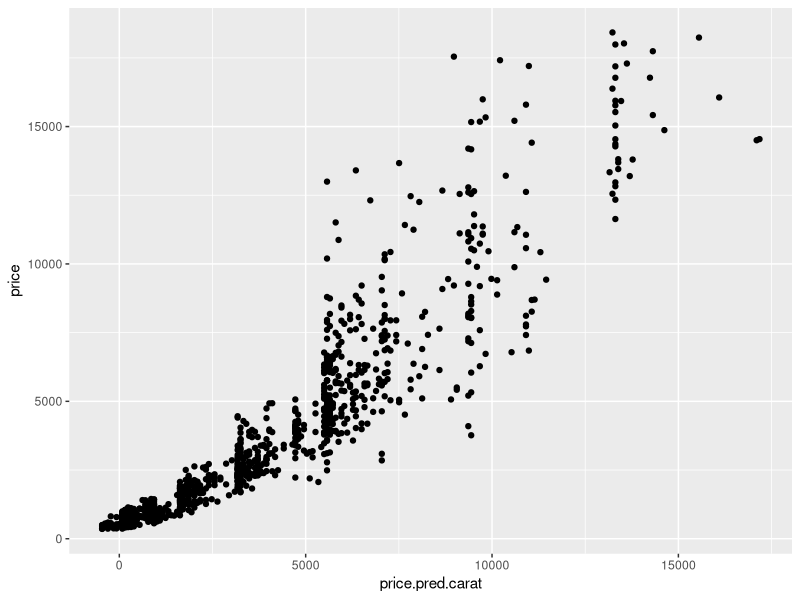
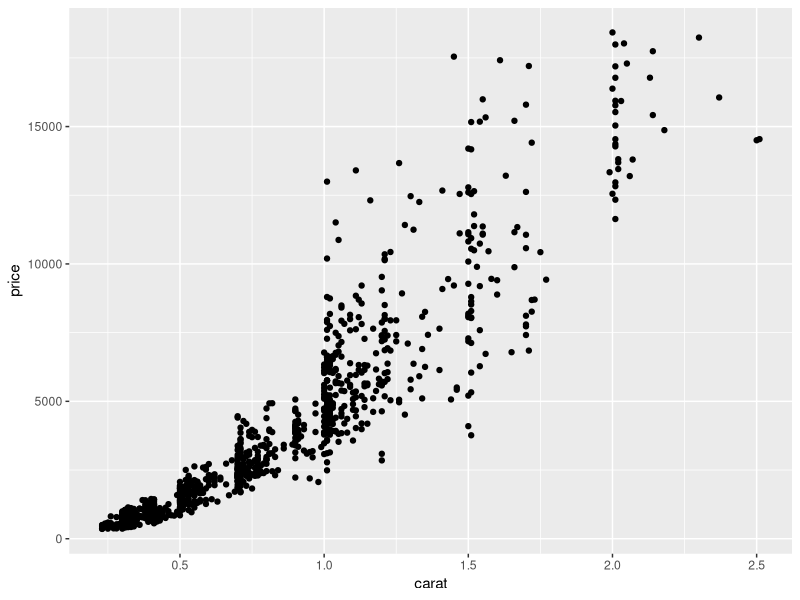
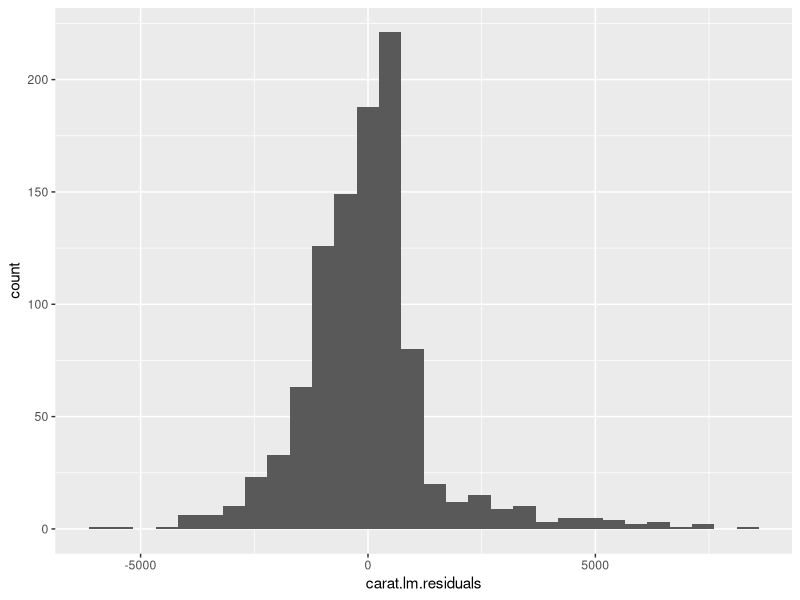
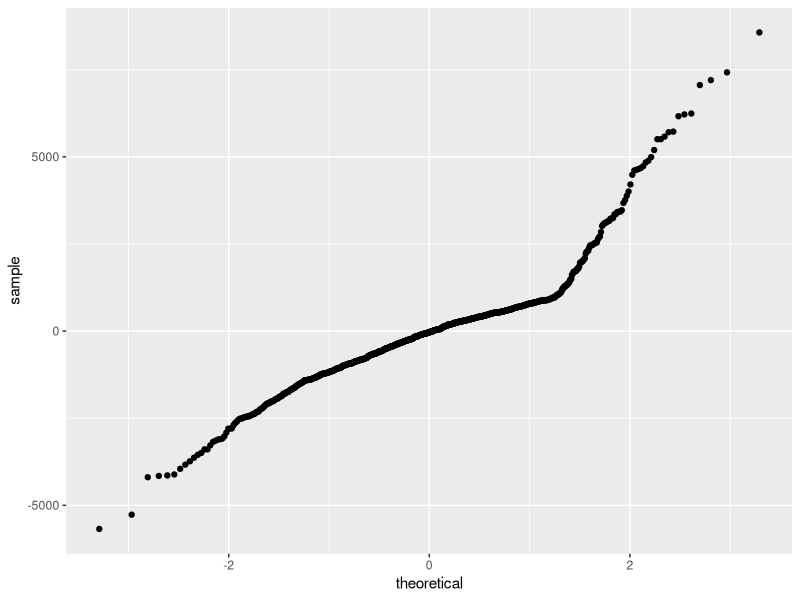
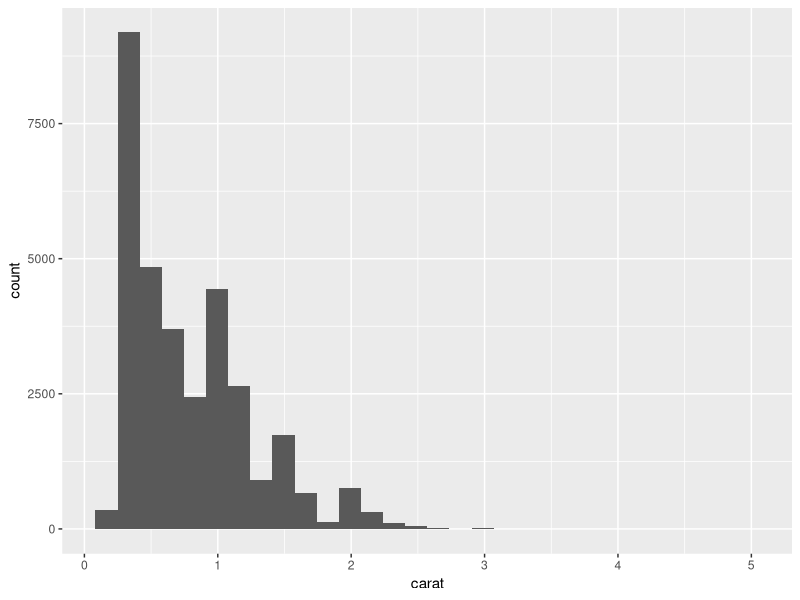
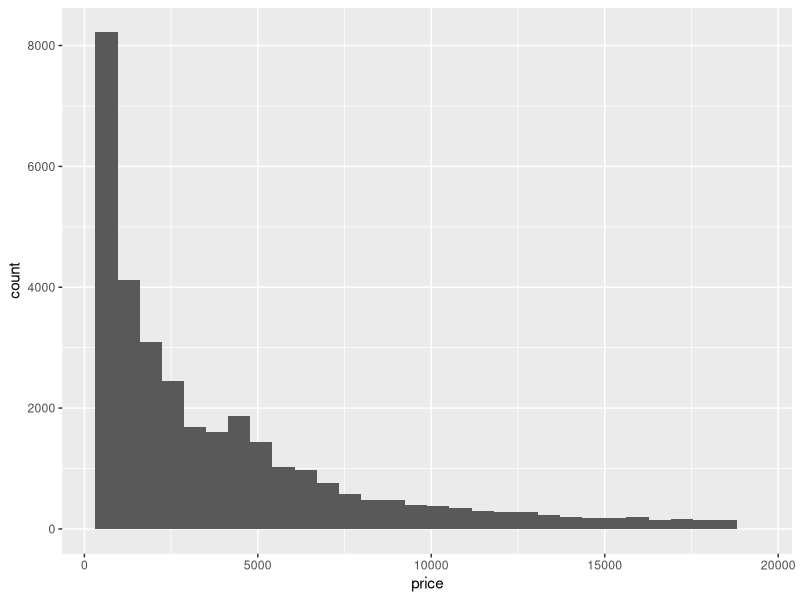
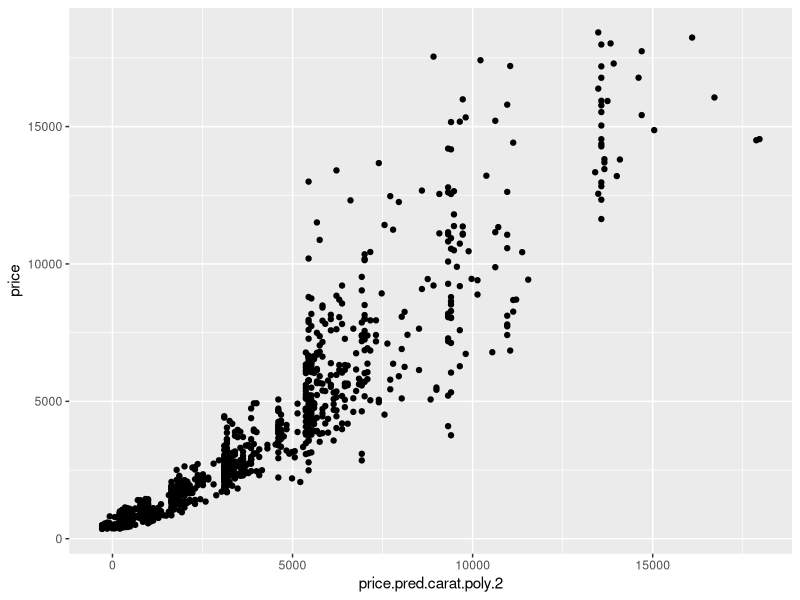
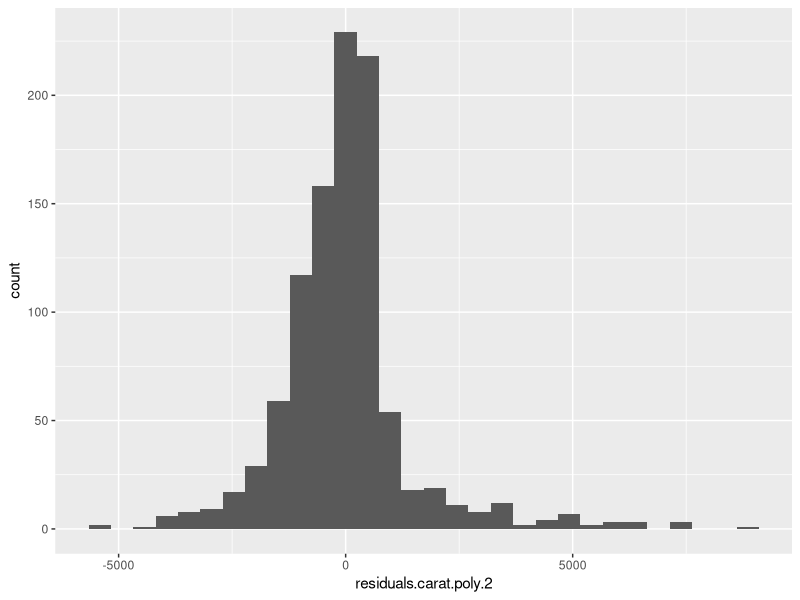

Recreate these plots in R, in order.
library(tidyverse)

# check out our data
diamonds

# TODO some visualizations / data exploration

# training/test/validation split
set.seed(12345)
train.proportion <- 0.6
test.proportion <- 0.2
validation.proportion <- 0.2

# pull out the training data
train.index <- sample(1:nrow(diamonds), nrow(diamonds)*train.proportion)
train.data <- diamonds[train.index,]

# select test and validation from what's left over
holdout.data <- diamonds[-train.index,]
test.index <- sample(1:nrow(holdout.data), nrow(diamonds)*test.proportion)
test.data <- holdout.data[test.index,]
validation.data <- holdout.data[-test.index,]


### train a linear regression model using a single variable as predictor
carat.lm <- lm(data = train.data, price ~ carat)
summary(carat.lm)

train.data$price.pred.carat <- predict(carat.lm, newdata=train.data)

# sample just 1000 points from the validation data for easy plotting
train.data.sample.idx <- sample(1:nrow(train.data), 1000)

# plot price vs. the model predictions
ggplot(data=train.data[train.data.sample.idx,]) + 
  geom_point(mapping = aes(x=price.pred.carat,y=price))

# compare with the plot of price vs carat directly
ggplot(data=train.data[train.data.sample.idx,]) + 
  geom_point(mapping = aes(x=carat,y=price))

# check out the distribution of residuals for this model
train.data$carat.lm.residuals <- train.data$price - train.data$price.pred.carat
ggplot(data=train.data[train.data.sample.idx,]) +
  geom_histogram(mapping = aes(x=carat.lm.residuals))

# QQ plot for an assumed normal distribution
# TODO decide whether this should actually be included
ggplot(data=train.data[train.data.sample.idx,]) +
  stat_qq(mapping = aes(sample=carat.lm.residuals),
          distribution = stats::qnorm)

# look at the distributions of carat and price independently
ggplot(data=train.data) +
  geom_histogram(mapping = aes(x=carat))

ggplot(data=train.data) +
  geom_histogram(mapping = aes(x=price))

# TODO try a variable transformation on price and carat


### Polynomial models ###

# try adding a higher-order term
# aka fitting price to a 2nd-order polynomial of carat
carat.lm.poly.2 <- lm(data = train.data, price ~ carat + I(carat^2))
summary(carat.lm.poly.2)

# plot price vs predicted price for the polynomial model
train.data$price.pred.carat.poly.2 <- predict(carat.lm.poly.2, newdata=train.data)
ggplot(data=train.data[train.data.sample.idx,]) + 
  geom_point(mapping = aes(x=price.pred.carat.poly.2,y=price))

# look at the distribution of residuals
train.data$residuals.carat.poly.2 <- train.data$price - train.data$price.pred.carat.poly.2
ggplot(data=train.data[train.data.sample.idx,]) +
  geom_histogram(mapping = aes(x=residuals.carat.poly.2))

# QQ plot of poly 2 residuals vs a normal distribution
ggplot(data=train.data[train.data.sample.idx,]) +
  stat_qq(mapping = aes(sample=residuals.carat.poly.2),
          distribution = stats::qnorm)

# try a 3rd-order polynomial
carat.lm.poly.3 <- lm(data = train.data, price ~ carat + I(carat^2) + I(carat^3))
summary(carat.lm.poly.3)

# plot price vs predicted price for the 3rd-order polynomial model
train.data$price.pred.carat.poly.3 <- predict(carat.lm.poly.3, newdata=train.data)

ggplot(data=train.data[train.data.sample.idx,]) + 
  geom_point(mapping = aes(x=price.pred.carat.poly.3,y=price))

# look at the distribution of residuals for the poly 3 model
train.data$residuals.carat.poly.3 <- train.data$price - train.data$price.pred.carat.poly.3
ggplot(data=train.data[train.data.sample.idx,]) +
  geom_histogram(mapping = aes(x=residuals.carat.poly.3))

# QQ plot of poly 3 residuals vs a normal distribution
ggplot(data=train.data[train.data.sample.idx,]) +
  stat_qq(mapping = aes(sample=residuals.carat.poly.3),
          distribution = stats::qnorm)


### Why not use higher-order polynomials all the time? ###

# try with a tiny training dataset
set.seed(11235)
train.data.tiny.index <- sample(1:nrow(train.data), 10)
train.data.tiny <- train.data[train.data.tiny.index,]

ggplot(data=train.data.tiny) + 
  geom_point(mapping = aes(x = carat, y = price))

# train our 3 polynomial models on the tiny dataset
tiny.lm.1 <- lm(data=train.data.tiny, price ~ carat)
summary(tiny.lm.1)

tiny.lm.2 <- lm(data=train.data.tiny, price ~ carat + I(carat^2))
summary(tiny.lm.2)

tiny.lm.3 <- lm(data=train.data.tiny, price ~ carat + I(carat^2) + I(carat^3))
summary(tiny.lm.3)

# look at the curves fit by each model

# simple linear model
tiny.lm.1$coefficients
ggplot(data=train.data.tiny) + 
  geom_point(mapping = aes(x = carat, y = price)) + 
  stat_function(geom = "line",
                fun = function(x) tiny.lm.1$coefficients[1] + 
                  tiny.lm.1$coefficients[2]*x
                )


# 2nd-order polynomial
tiny.lm.2$coefficients
ggplot(data=train.data.tiny) + 
  geom_point(mapping = aes(x = carat, y = price)) + 
  stat_function(geom = "line",
                fun = function(x) tiny.lm.2$coefficients[1] + 
                  tiny.lm.2$coefficients[2]*x + 
                  tiny.lm.2$coefficients[3]*x^2
  )

# 3rd-order polynomial
tiny.lm.3$coefficients
ggplot(data=train.data.tiny) + 
  geom_point(mapping = aes(x = carat, y = price)) + 
  stat_function(geom = "line",
                fun = function(x) tiny.lm.3$coefficients[1] + 
                  tiny.lm.3$coefficients[2]*x + 
                  tiny.lm.3$coefficients[3]*x^2 + 
                  tiny.lm.3$coefficients[4]*x^3
  )


# 5th-order polynomial
tiny.lm.5 <- lm(data=train.data.tiny, price ~ carat + I(carat^2) + I(carat^3)
                + I(carat^4) + I(carat^5))
summary(tiny.lm.5)

tiny.lm.5$coefficients
ggplot(data=train.data.tiny) + 
  geom_point(mapping = aes(x = carat, y = price)) + 
  stat_function(geom = "line",
                fun = function(x) tiny.lm.5$coefficients[1] + 
                  tiny.lm.5$coefficients[2]*x + 
                  tiny.lm.5$coefficients[3]*x^2 + 
                  tiny.lm.5$coefficients[4]*x^3 + 
                  tiny.lm.5$coefficients[5]*x^4 + 
                  tiny.lm.5$coefficients[6]*x^5
  )


# 8th-order polynomial
tiny.lm.8 <- lm(data=train.data.tiny, price ~ carat + I(carat^2) + I(carat^3)
                + I(carat^4) + I(carat^5) + I(carat^6) + I(carat^7)+ I(carat^8))
summary(tiny.lm.8)

tiny.lm.8$coefficients
ggplot(data=train.data.tiny) + 
  geom_point(mapping = aes(x = carat, y = price)) + 
  stat_function(geom = "line",
                fun = function(x) tiny.lm.8$coefficients[1] + 
                  tiny.lm.8$coefficients[2]*x + 
                  tiny.lm.8$coefficients[3]*x^2 + 
                  tiny.lm.8$coefficients[4]*x^3 + 
                  tiny.lm.8$coefficients[5]*x^4 + 
                  tiny.lm.8$coefficients[6]*x^5 + 
                  tiny.lm.8$coefficients[7]*x^6 + 
                  tiny.lm.8$coefficients[8]*x^7 + 
                  tiny.lm.8$coefficients[9]*x^8
  )

# check out the validation results
val.preds.tiny.lm.1 <- predict(tiny.lm.1)



